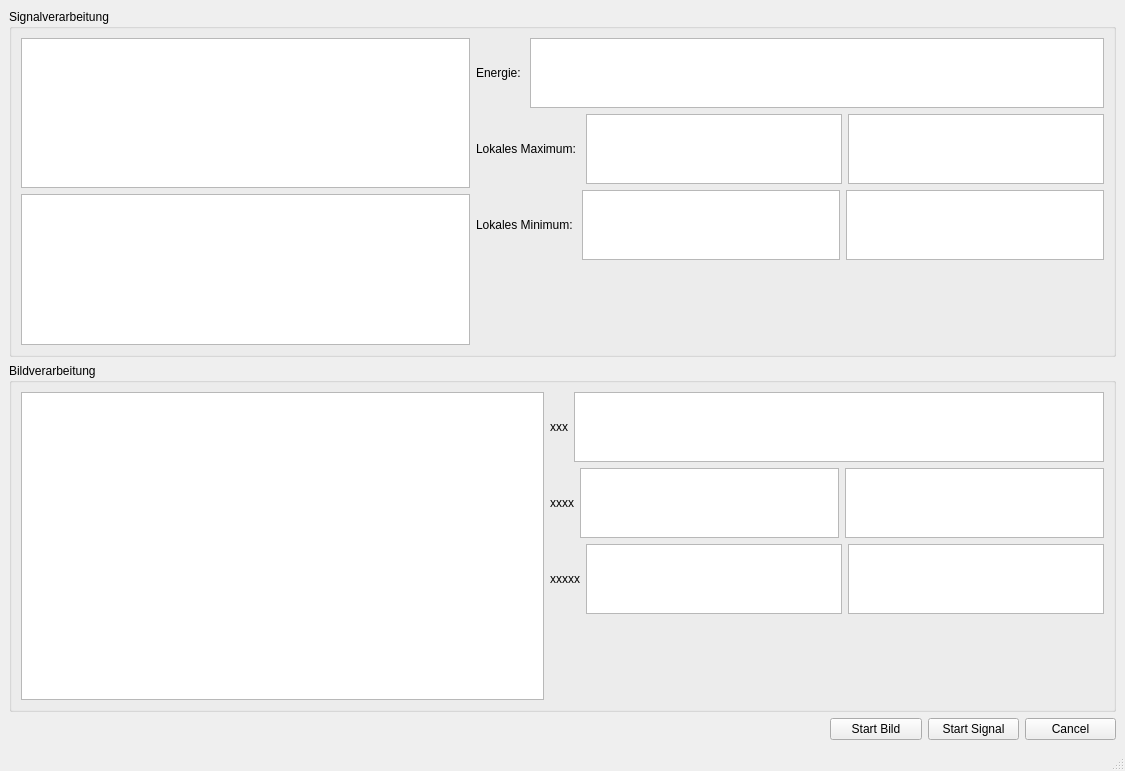
<?xml version="1.0" encoding="UTF-8"?>
<ui version="4.0">
 <class>MainWindow</class>
 <widget class="QMainWindow" name="MainWindow">
  <property name="geometry">
   <rect>
    <x>0</x>
    <y>0</y>
    <width>1125</width>
    <height>771</height>
   </rect>
  </property>
  <property name="windowTitle">
   <string>MainWindow</string>
  </property>
  <widget class="QWidget" name="centralwidget">
   <layout class="QHBoxLayout" name="horizontalLayout_2">
    <item>
     <layout class="QVBoxLayout" name="verticalLayout_4">
      <item>
       <layout class="QVBoxLayout" name="verticalLayout">
        <item>
         <widget class="QGroupBox" name="groupBox_2">
          <property name="title">
           <string>Signalverarbeitung</string>
          </property>
          <layout class="QHBoxLayout" name="horizontalLayout_7" stretch="7,0">
           <item>
            <layout class="QHBoxLayout" name="horizontalLayout_4">
             <item>
              <layout class="QVBoxLayout" name="verticalLayout_3">
               <item>
                <widget class="PlotWidget" name="plotWidget_test"/>
               </item>
               <item>
                <widget class="PlotWidget" name="plotWidget_test2"/>
               </item>
              </layout>
             </item>
            </layout>
           </item>
           <item>
            <layout class="QVBoxLayout" name="verticalLayout_2" stretch="1,1,1,9">
             <item>
              <layout class="QHBoxLayout" name="horizontalLayout_6">
               <item>
                <widget class="QLabel" name="label_7">
                 <property name="text">
                  <string>Energie: </string>
                 </property>
                </widget>
               </item>
               <item>
                <widget class="QTextBrowser" name="textBrowser_11"/>
               </item>
              </layout>
             </item>
             <item>
              <layout class="QHBoxLayout" name="horizontalLayout_3">
               <item>
                <widget class="QLabel" name="label_3">
                 <property name="text">
                  <string>Lokales Maximum: </string>
                 </property>
                </widget>
               </item>
               <item>
                <widget class="QTextBrowser" name="textBrowser_5"/>
               </item>
               <item>
                <widget class="QTextBrowser" name="textBrowser_3"/>
               </item>
              </layout>
             </item>
             <item>
              <layout class="QHBoxLayout" name="horizontalLayout_16">
               <item>
                <widget class="QLabel" name="label_8">
                 <property name="text">
                  <string>Lokales Minimum: </string>
                 </property>
                </widget>
               </item>
               <item>
                <widget class="QTextBrowser" name="textBrowser_13"/>
               </item>
               <item>
                <widget class="QTextBrowser" name="textBrowser_14"/>
               </item>
              </layout>
             </item>
             <item>
              <spacer name="verticalSpacer">
               <property name="orientation">
                <enum>Qt::Vertical</enum>
               </property>
               <property name="sizeHint" stdset="0">
                <size>
                 <width>20</width>
                 <height>100</height>
                </size>
               </property>
              </spacer>
             </item>
            </layout>
           </item>
          </layout>
         </widget>
        </item>
        <item>
         <widget class="QGroupBox" name="groupBox_3">
          <property name="title">
           <string>Bildverarbeitung</string>
          </property>
          <layout class="QHBoxLayout" name="horizontalLayout_15" stretch="7,0">
           <item>
            <layout class="QHBoxLayout" name="horizontalLayout_5">
             <item>
              <layout class="QVBoxLayout" name="verticalLayout_7">
               <item>
                <widget class="PlotWidget" name="plotWidget_test3"/>
               </item>
              </layout>
             </item>
            </layout>
           </item>
           <item>
            <layout class="QVBoxLayout" name="verticalLayout_8" stretch="1,1,1,7">
             <item>
              <layout class="QHBoxLayout" name="horizontalLayout_17">
               <item>
                <widget class="QLabel" name="label_9">
                 <property name="text">
                  <string>xxx</string>
                 </property>
                </widget>
               </item>
               <item>
                <widget class="QTextBrowser" name="textBrowser_12"/>
               </item>
              </layout>
             </item>
             <item>
              <layout class="QHBoxLayout" name="horizontalLayout_18">
               <item>
                <widget class="QLabel" name="label_10">
                 <property name="text">
                  <string>xxxx</string>
                 </property>
                </widget>
               </item>
               <item>
                <widget class="QTextBrowser" name="textBrowser_15"/>
               </item>
               <item>
                <widget class="QTextBrowser" name="textBrowser_4"/>
               </item>
              </layout>
             </item>
             <item>
              <layout class="QHBoxLayout" name="horizontalLayout_19">
               <item>
                <widget class="QLabel" name="label_11">
                 <property name="text">
                  <string>xxxxx</string>
                 </property>
                </widget>
               </item>
               <item>
                <widget class="QTextBrowser" name="textBrowser_16"/>
               </item>
               <item>
                <widget class="QTextBrowser" name="textBrowser_17"/>
               </item>
              </layout>
             </item>
             <item>
              <spacer name="verticalSpacer_3">
               <property name="orientation">
                <enum>Qt::Vertical</enum>
               </property>
               <property name="sizeHint" stdset="0">
                <size>
                 <width>20</width>
                 <height>100</height>
                </size>
               </property>
              </spacer>
             </item>
            </layout>
           </item>
          </layout>
         </widget>
        </item>
       </layout>
      </item>
      <item>
       <layout class="QHBoxLayout" name="horizontalLayout" stretch="9,1,1,1">
        <item>
         <spacer name="horizontalSpacer">
          <property name="orientation">
           <enum>Qt::Horizontal</enum>
          </property>
          <property name="sizeHint" stdset="0">
           <size>
            <width>40</width>
            <height>20</height>
           </size>
          </property>
         </spacer>
        </item>
        <item>
         <widget class="QPushButton" name="pushButton_3">
          <property name="text">
           <string>Start Bild</string>
          </property>
         </widget>
        </item>
        <item>
         <widget class="QPushButton" name="pushButton">
          <property name="text">
           <string>Start Signal</string>
          </property>
         </widget>
        </item>
        <item>
         <widget class="QPushButton" name="pushButton_2">
          <property name="text">
           <string>Cancel</string>
          </property>
         </widget>
        </item>
       </layout>
      </item>
     </layout>
    </item>
   </layout>
  </widget>
  <widget class="QMenuBar" name="menubar">
   <property name="geometry">
    <rect>
     <x>0</x>
     <y>0</y>
     <width>1125</width>
     <height>21</height>
    </rect>
   </property>
  </widget>
  <widget class="QStatusBar" name="statusbar"/>
 </widget>
 <customwidgets>
  <customwidget>
   <class>PlotWidget</class>
   <extends>QGraphicsView</extends>
   <header>plotwidget.h</header>
  </customwidget>
 </customwidgets>
 <resources/>
 <connections/>
</ui>
